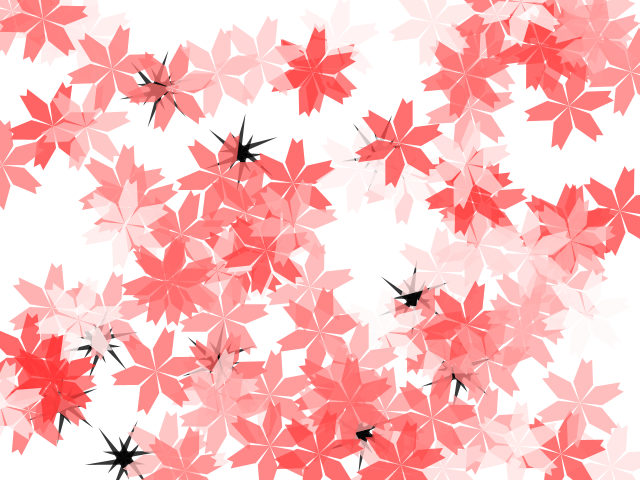
Frame 1 (no input)
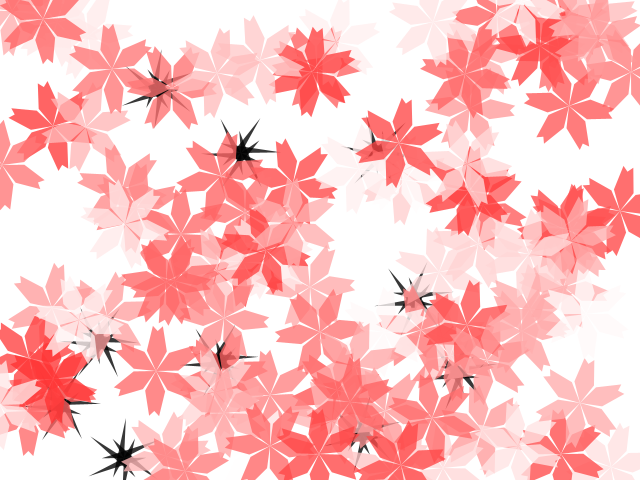
Frame 60 (the mouse pressed at the canvas centre just before this capture)
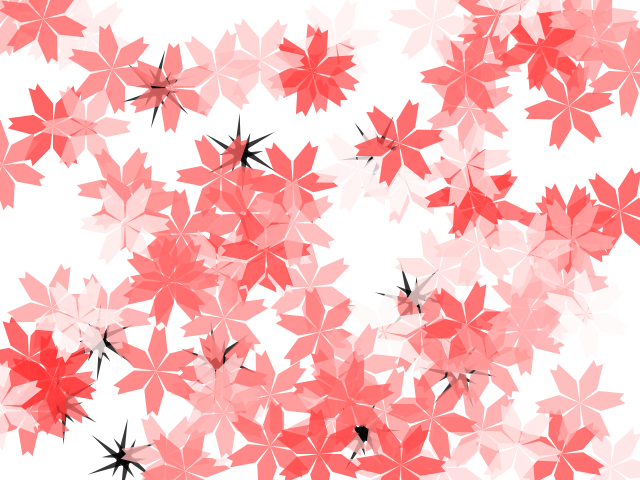
Frame 120 (the mouse held since frame 60 and released just before this capture)

The Processing sketch that drew these frames (run headless with seeded random() and noise(); from frame 60 on, the mouse is pressed at the canvas centre):

// Processing sketch: processing_88738
// ── processing_88738.pde

Sakura [] sakuraArray = new Sakura[100];
Shuriken [] shurikenArray = new Shuriken[10];
boolean isSakura = true;

float width2;
float height2;

void setup() {
  size(640, 480);
  noStroke();
  fill(255);

  smooth();
  int randIro; 
  for (int i=0; i<sakuraArray.length; i++) {
    randIro = rand(205)+50;
    sakuraArray[i] = new Sakura(int(random(width)), int(random(height)), random(90)+15, 
    color(255, randIro, randIro, 200));
    for (int j=0; j<shurikenArray.length; j++) {
      randIro = rand(205)+50;
      shurikenArray[j] = new Shuriken(int(random(width)), int(random(height)), random(90)+15, 
      color(0, 0, 0, 200));
    }
  }

  frameRate(30);
}

int rand(int n) {
  return int(random(n));
}


void draw() {
  background(255);

  for (int i=0; i<shurikenArray.length; i++) {
    shurikenArray[i].update();
    shurikenArray[i].draw();
  }

  for (int i=0; i<sakuraArray.length; i++) {
    sakuraArray[i].update();
    sakuraArray[i].draw();
  }
}


void yuki(int x, int y, int r, float rad, boolean isSakura) {
  pushMatrix();
  translate(x, y);
  rotate(rad);
  for (int i=0;i<6; i++) {
    rotate(TWO_PI/6);
    if (isSakura) {
      petal(0, -r/2, r/2, r);
    }
    else {
      blade(0, -r/2, r/2, r);
    }
  }
  popMatrix();
}

void petal(int x, int y, int w, int h) {
  beginShape();
  vertex(x-w/2, y);
  vertex(x-5, y-h/2-5);
  vertex(x, y-h/2);
  //vertex(x/2, h); shuriken
  //vertex(x-w/2,y-w); lily
  //sakura
  vertex(x+5, y-h/2-5);
  vertex(x+w/2, y);
  vertex(x, y+h/2);
  endShape(CLOSE);
}

class Sakura {
  int x;
  int y;
  float rad;
  float hayasa;
  color iro;

  final int R = 40;

  Sakura(int x, int y, float hayasa, color iro) {
    this.x = x;
    this.y = y;
    this.hayasa = hayasa;
    this.iro = iro;
  }

  void draw() {
    fill(iro);
    yuki(x, y, R, rad, true);
  }

  void update() {
    rad += hayasa/60*PI/15;
  }
}
void blade(int x, int y, int w, int h) {
  beginShape();
  vertex(x, y+h/2);
  vertex(x+w/2, y);
  vertex(x+5, y-h/2-5);
  vertex(x+w/2, y);
  vertex(x/2, h);
  endShape(CLOSE);
}

class Shuriken {
  int x;
  int y;
  float rad;
  float hayasa;
  color iro;

  final int R = 40;

  Shuriken(int x, int y, float hayasa, color iro) {
    this.x = x;
    this.y = y;
    this.hayasa = hayasa;
    this.iro = iro;
  } 

  void draw() {
    fill(iro);
    yuki(x, y, R, rad, false);
  }

  void update() {
    rad += hayasa/60*PI/15;
  }
}
